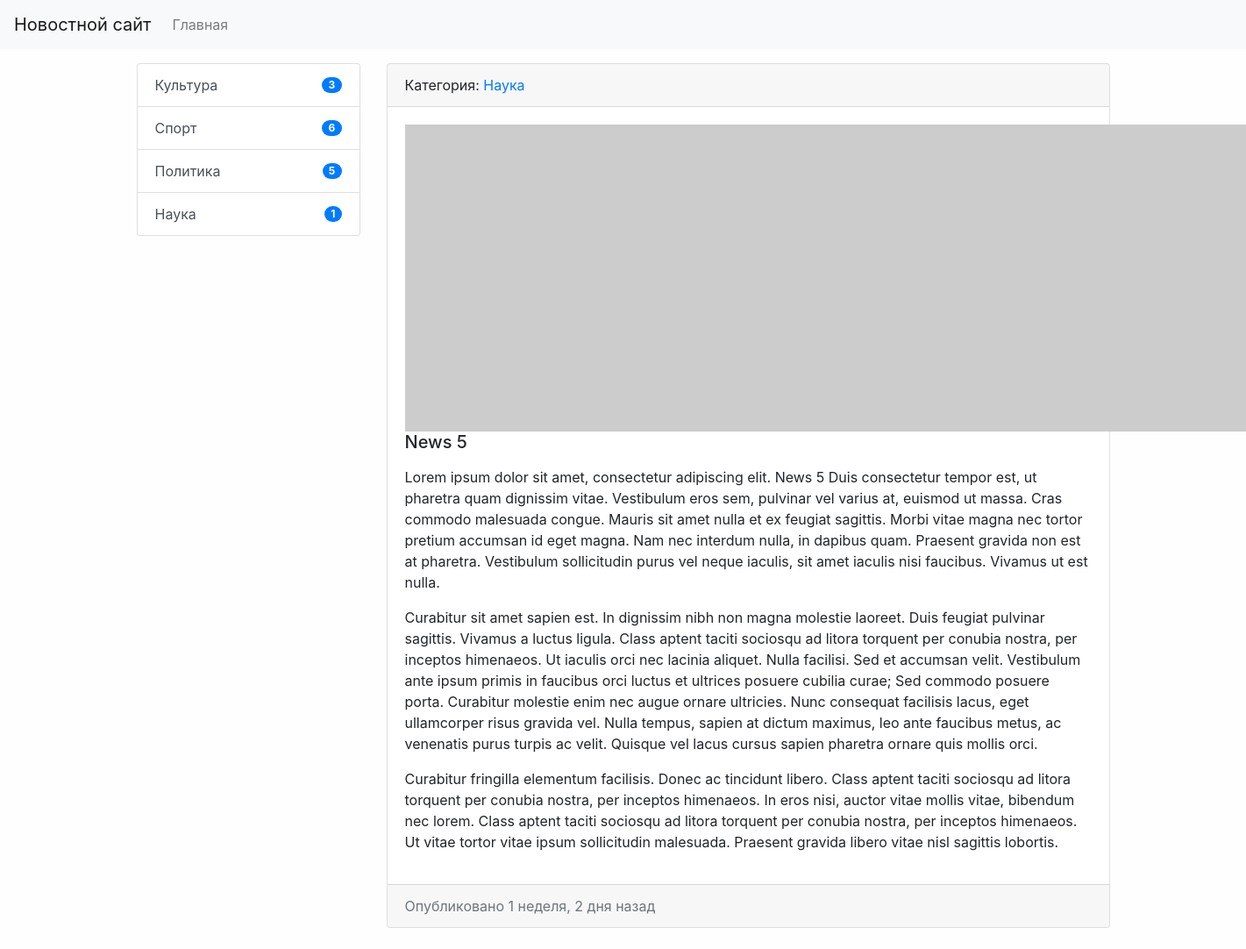
/news/5, run on the app's committed database.
### news/models.py (models this page shows, shortened)
class Category(models.Model):
    title = models.CharField(max_length=150, db_index=True, verbose_name="Наименование категории")
    def get_absolute_url(self):
        return reverse('category', kwargs={"category_id": self.pk})
    class Meta:
        verbose_name = "Категория"
        verbose_name_plural = "Категории"
        ordering = ["title"]
    def __str__(self):
        return self.title

class News(models.Model):
    title = models.CharField(max_length=150, verbose_name="Наименование")
    content = models.TextField(blank=True, verbose_name="Контент")
    created_at = models.DateTimeField(auto_now_add=True, verbose_name="Дата публикации")
    updated_at = models.DateTimeField(auto_now=True, verbose_name="Обновлено")
    photo = models.ImageField(
        upload_to="photos/%Y/%m/%d/", verbose_name="Фото", blank=True
    )
    is_published = models.BooleanField(default=True, verbose_name="Опубликовано")
    category = models.ForeignKey("Category", on_delete=models.PROTECT, verbose_name="Категория")
    views = models.IntegerField(default=0)
    class Meta:
        verbose_name = "Новость"
        verbose_name_plural = "Новости"
        ordering = ["-created_at"]

### news/views.py (the view)
# urls.py: path("news/<int:pk>", ViewNews.as_view(), name="view_news"),
class ViewNews(DetailView):
    model = News
    context_object_name = 'news_item'

### news/templatetags/news_tags.py (called while the page is built)
@register.inclusion_tag('news/list_categories.html')
def show_categories(arg1='Hello', arg2='world'):
    categories = Category.objects.annotate(cnt=Count('news')).filter(cnt__gt=0)
    return {"categories": categories, "arg1": arg1, "arg2": arg2}

### news/templates/news/news_detail.html (shortened to what this page needs)
{% extends "base.html" %}
{% block sidebar %}
    {% include "inc/_sidebar.html" %}
{% endblock %}
{% block content %}
    <div class="card mb-4">
        <div class="card-header">
            Категория: <a href="{{ news_item.category.get_absolute_url }}">{{ news_item.category }}</a>
        </div>
        <div class="card-body">
            {% if news_item.photo %}
                <img src="{{ news_item.photo.url }}" alt="news photo" width="350px" class="float-left mr-3">
            {% else %}
                <img src="https://picsum.photos/id/1060/350/233/?blur=2" alt="news photo" class="float-left mr-3">
            {% endif %}
            <h5 class="card-title">{{ news_item.title }}</h5>
            <p class="card-text">{{ news_item.content|safe|linebreaks }}</p>
        </div>
        <div class="card-footer text-muted">
            <span>Опубликовано {{ news_item.created_at|timesince }} назад</span>
        </div>
    </div>
{% endblock %}

### news/templates/news/list_categories.html
<div class="list-group">
    {% for item in categories %}
        <a href="{{ item.get_absolute_url }}"
           class="list-group-item list-group-item-action d-flex justify-content-between align-items-center">{{ item.title }} <span class="badge badge-primary badge-pill">{{ item.cnt }}</span></a>
    {% endfor %}
</div>

### mysite/static/css/style.css (style rules this page uses)
body { background-color: #fefefe; }

### data on the page
Category: title "Культура", cnt "3"
Category: title "Спорт", cnt "6"
Category: title "Политика", cnt "5"
Category: title "Наука", cnt "1"
News: category "Наука", title "News 5", content "Lorem ipsum dolor sit amet, consectetur adipiscing elit. News 5 Duis consectetur tempor est, ut pharetra quam dignissim vitae. Vestibulum eros sem, pulvinar vel varius at, euismod ut massa. Cras commodo malesuada congue. Mauris sit amet nulla et ex feugiat sagittis. Morbi vitae magna nec tortor pretium accumsan id eget magna. Nam nec interdum nulla, in dapibus quam. Praesent gravida non est at pharetra. Vestibulum sollicitudin purus vel neque iaculis, sit amet iaculis nisi faucibus. Vivamus ut est nulla. Curabitur sit amet sapien est. In dignissim nibh non magna molestie laoreet. Duis feugiat pulvinar sagittis. Vivamus a luctus ligula. Class aptent taciti sociosqu ad litora torquent per…", created_at "1 неделя, 2 дня"
